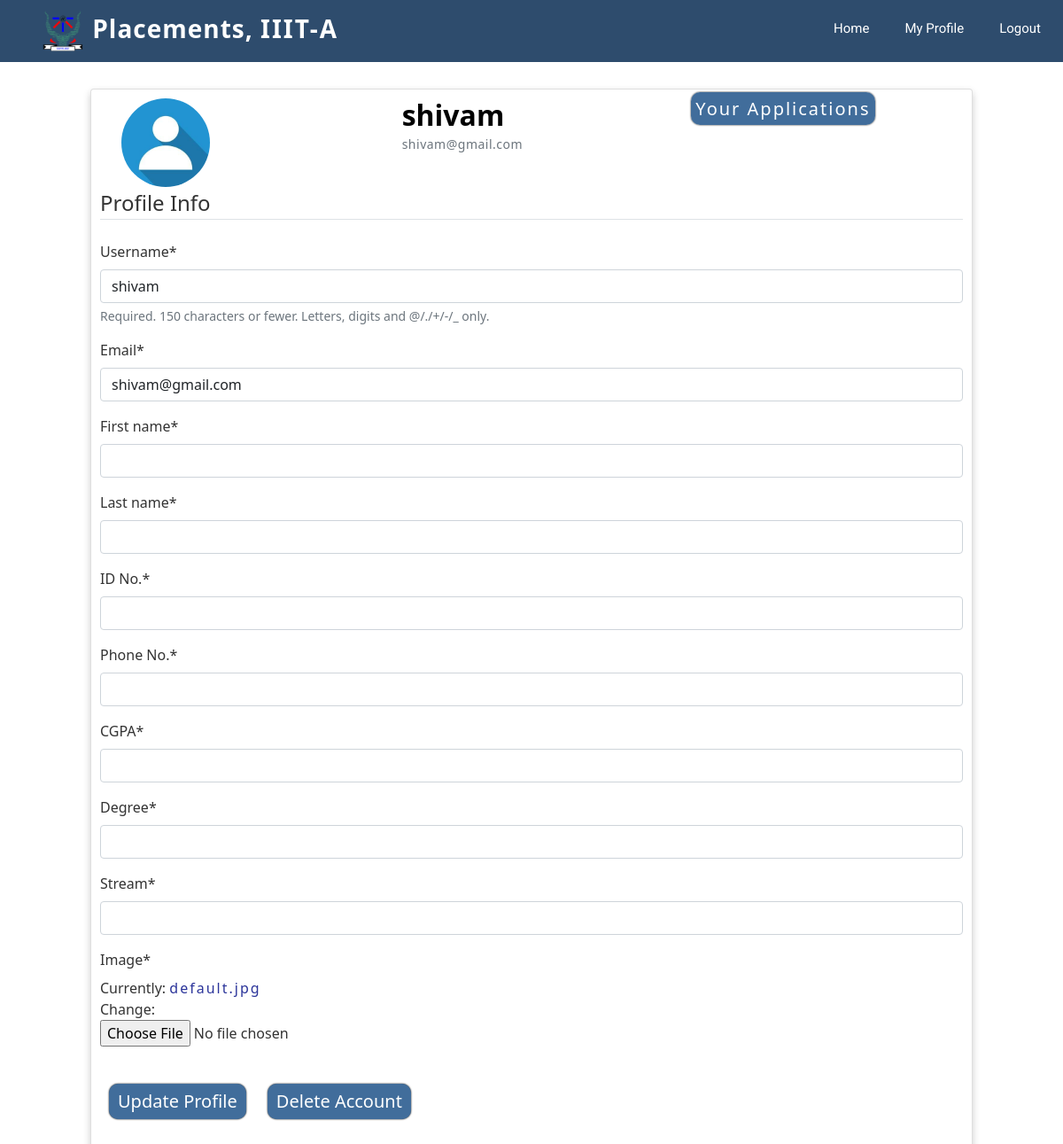
The page /profile/ (signed in) on the database as committed earlier.
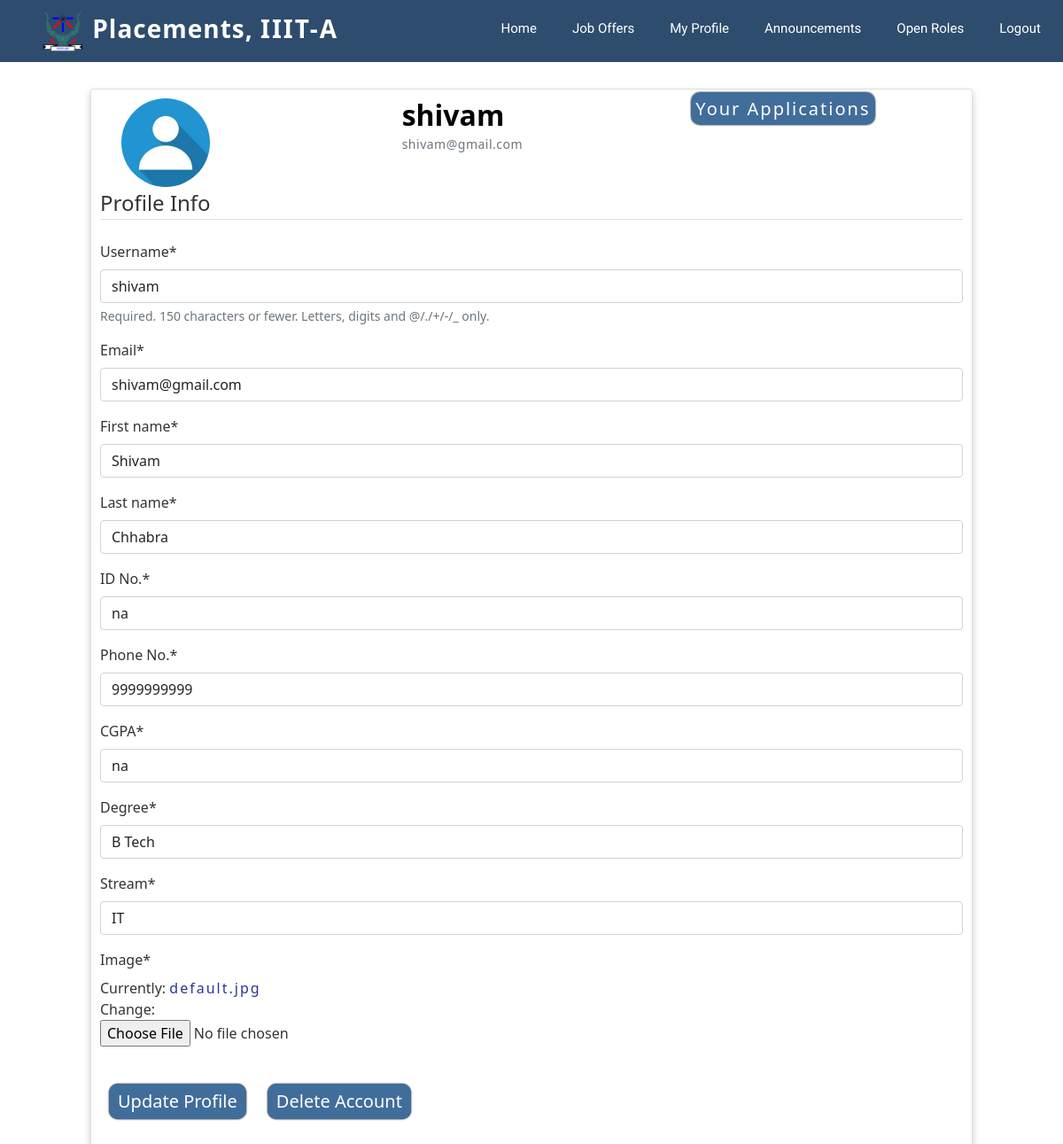
The same page on the database as committed later.
### users/models.py (models this page shows, shortened)
class Profile(models.Model):
    user = models.OneToOneField(User, on_delete=models.CASCADE)
    image = models.ImageField(default='default.jpg', upload_to='profile_pics')
    first_name = models.CharField(max_length=20)
    last_name = models.CharField(max_length=20)
    id_no = models.CharField(max_length=20)
    phone_no = models.CharField(max_length=20)
    cgpa = models.CharField(max_length=20)
    degree = models.CharField(max_length=20)
    stream = models.CharField(max_length=20)
    placed_in = models.CharField(default='NoOffer', max_length=20)
    is_recruiter = models.BooleanField(default=False)
    verified = models.BooleanField(default=False)

### users/views.py (the view, shortened to what this page needs)
# urls.py: url(r'^profile/', user_views.profile, name='profile'),
@login_required
def profile(request):
    if ( request.user.profile.is_recruiter == False) :
        if request.method == 'POST':
            u_form = UserUpdateForm(request.POST, instance=request.user)
            p_form = ProfileUpdateForm(request.POST,
                                       request.FILES,
                                       instance=request.user.profile)
            if u_form.is_valid() and p_form.is_valid():
                u_form.save()
                p_form.save()
                messages.success(request, f'Your account has been updated!')
                return redirect('profile')
        else:
            u_form = UserUpdateForm(instance=request.user)
            p_form = ProfileUpdateForm(instance=request.user.profile)
            v_form = ProfileViewForm(instance=request.user.profile)
    context = {
        'u_form': u_form,
        'p_form': p_form,
    }
    return render(request, 'users/profile.html', context)

### users/forms.py
class UserUpdateForm(forms.ModelForm):
    email = forms.EmailField()
    class Meta:
        model = User
        fields = ['username', 'email']

class ProfileUpdateForm(forms.ModelForm):
    first_name = forms.CharField(label='First name', max_length=20)
    last_name = forms.CharField(label='Last name', max_length=20)
    id_no = forms.CharField(label='ID No.', max_length=20)
    phone_no = forms.CharField(label='Phone No.', max_length=20)
    cgpa = forms.CharField(label='CGPA', max_length=20)
    degree = forms.CharField(label='Degree', max_length=20)
    stream = forms.CharField(label='Stream', max_length=20)
    class Meta:
        model = Profile
        fields = ['first_name','last_name','id_no','phone_no','cgpa','degree','stream','image']

### users/templates/users/profile.html (shortened to what this page needs)
{% extends "placement/header.html" %}
{% load crispy_forms_tags %}
{% block content %}
<div class="card">
  <div class="container-md">
    <div class="row">
  <div class="col-md-4">
  <img class="rounded-circle account-img" src="{{ user.profile.image.url }}" height="100px">
</div>
<div class="col-md-4">
  <h2 class="account-heading">{{ user.username }}</h2>
  <p class="text-secondary">{{ user.email }}</p>
  </div>
  <div class="col-md-4">
             {% if request.user.profile.is_recruiter == False %}
            <h6><a href="{% url 'your_app'%}" class="button_card" >Your Applications</a></h6>
            {% endif%}
    </div>
</div>
</div>
      <form method="POST" enctype="multipart/form-data">
          <fieldset class="form-group">
              <legend class="border-bottom mb-4">Profile Info</legend>
              {{ u_form|crispy }}
              {{ p_form|crispy }}
          </fieldset>
          <div class="form-group">
              <button class="button_update" type="submit">Update Profile</button>
              <button onclick="myFunction()" href="" id="goto" class="button_update">Delete Account</button>
          </div>
      </form>
    </div>
{% endblock content %}

Rows that differ between the two databases and show on the page:
changed Profile: verified False → True (drawn); first_name (not shown) → "Shivam"; last_name (not shown) → "Chhabra"; id_no (not shown) → "na"; phone_no (not shown) → "9999999999"; cgpa (not shown) → "na"; degree (not shown) → "B Tech"; stream (not shown) → "IT"
Other text that changed with them:
text now shown: "Job Offers Announcements Open Roles"
